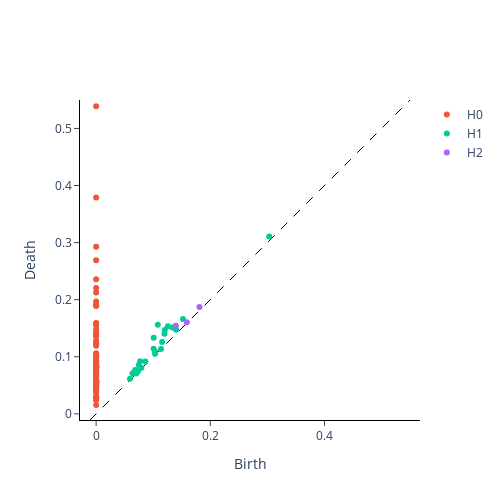

Notebook cell for this chart:
### Code cell
#sample 0-15
sample=0
VR.plot(dms_patients, sample=sample)
